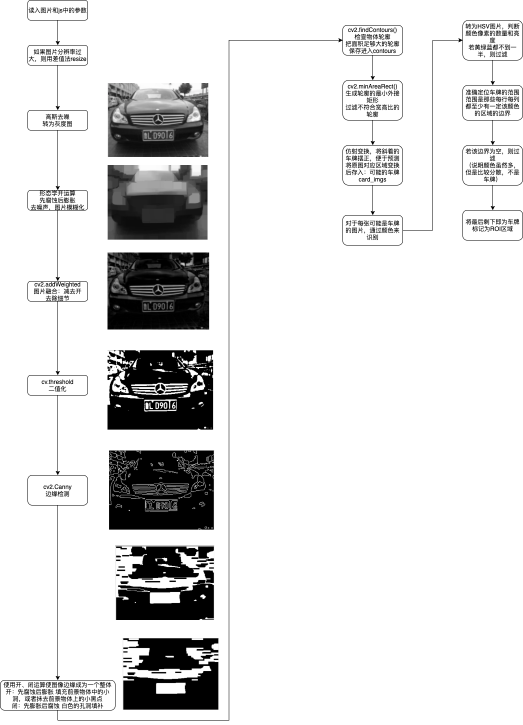
#> input picture car_id_detect思路.png, 1046 x 1449 px (shown at 1/2 size); its folder holds only this picture in this run
$ python -i car_id_detect.py   (imports and definitions only)   (older library calls are emulated)
#> lines starting #> are read from the running program, lines starting #| are printed output that depends on the picture
'''
基于形状和色调的检测车牌号并提取车牌号图片
'''
import cv2
import numpy as np
from numpy.linalg import norm
import sys
import os
import json
import copy
SZ = 20          # 训练图片长宽
MAX_WIDTH = 1000 # 原始图片最大宽度
Min_Area = 2000  # 车牌区域允许最大面积
PROVINCE_START = 1000


# [42 lines left out: functions point_limit, accurate_place, not called in this run]


def CaridDetect(car_pic):

	# 加载图片
#> called with car_pic = 'car_id_detect思路.png'
	img = cv2.imread(car_pic)
#> img is the input picture: shape (1449, 1046, 3); mean B, G, R 222.8, 222.8, 222.8
	pic_hight, pic_width = img.shape[:2]
#> pic_hight = 1449; pic_width = 1046

	if pic_width > MAX_WIDTH:
		resize_rate = MAX_WIDTH / pic_width
#> resize_rate = 0.956
		img = cv2.resize(img, (MAX_WIDTH, int(pic_hight*resize_rate)), interpolation=cv2.INTER_AREA)
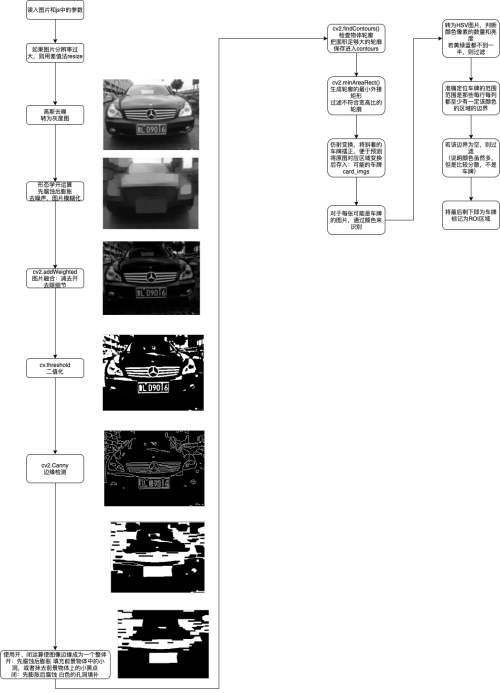
#> img: shape (1385, 1000, 3) (shown at 1/2 size); mean B, G, R 222.8, 222.8, 222.8
	# 车牌识别的部分参数保存在js中，便于根据图片分辨率做调整
#> (the run stopped early here; a loop or call above may not have finished)
